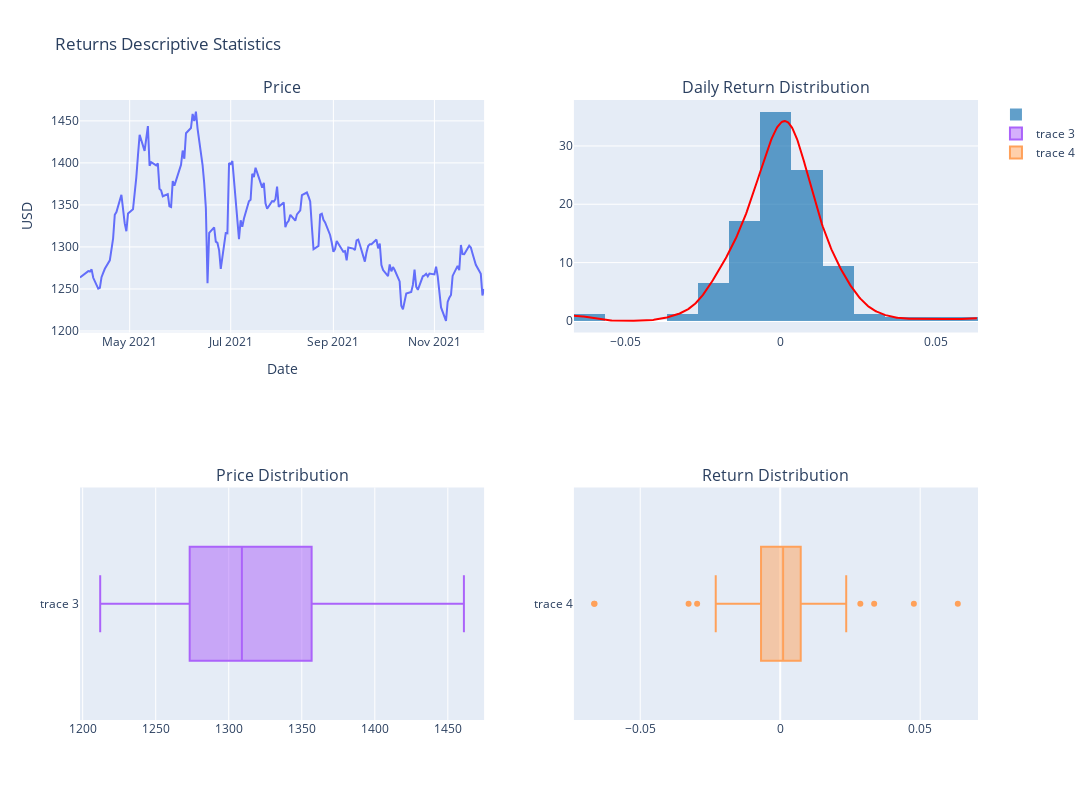

The code cell stored with this chart in its notebook:
### Markdown cell above
### 1.2 Descriptive Statistics

### Code cell
df_sorted = df_soy_6m_clean.sort_values('date')
fig = make_subplots(rows=2, cols=2, subplot_titles=["Price", "Daily Return Distribution", 'Price Distribution', 'Return Distribution'])

dist = ff.create_distplot([df_soy_6m_clean['pct_t-1'].values.tolist()], [''], bin_size=.01).data[1]
hist = ff.create_distplot([df_soy_6m_clean['pct_t-1'].values.tolist()], [''], bin_size=.01).data[0]
price = px.line(x=df_soy_6m_clean.value, y=df_soy_6m_clean.index)
price = px.line(y=df_sorted.value, x=df_sorted.date, title='Bean Price', labels=dict(x='Date', y='USD')).data[0]
# dist.update_layout(width=700, height=700)

fig.add_trace(go.Scatter(dist, line=dict(color='red')), row=1, col=2)
fig.add_trace(hist, row=1, col=2)
fig.add_trace(go.Scatter(price), row=1,col=1)
fig.add_trace(go.Box(x=df_sorted.value), row=2,col=1)
fig.add_trace(go.Box(x=df_sorted['pct_t-1']), row=2,col=2)

fig['layout'].update(height=800, width=1500, title='Returns Descriptive Statistics')

fig.update_xaxes(title_text="Date", row=1, col=1)
fig.update_yaxes(title_text="USD", row=1, col=1)

fig.update_xaxes(tickmode='array', row=1, col=2)

# fig.update_xaxes(ticktext =[f'{i:.4f} %' for i in range(-7,7 , 1)], tickvals =[i/100 for i in range(-7,7 , 1)], row=1, col=2)

# fig.add_trace(dist, row=1, col=1)
fig.show()

### Figure 1 — Plotly figure (JSON) as saved in the notebook; plotly's stock layout.template omitted (floating-point values rounded to 4 significant figures; data arrays with more than 128 entries replaced by an {"elided": "..."} marker saying what was removed)
{"data": [{"legendgroup": "", "line": {"color": "red"}, "marker": {"color": "rgb(31, 119, 180)"}, "mode": "lines", "name": "", "showlegend": false, "type": "scatter", "x": {"elided": "500 float values"}, "xaxis": "x2", "y": {"elided": "500 float values"}, "yaxis": "y2"}, {"autobinx": false, "histnorm": "probability density", "legendgroup": "", "marker": {"color": "rgb(31, 119, 180)"}, "name": "", "opacity": 0.7, "type": "histogram", "x": {"elided": "170 float values"}, "xaxis": "x2", "xbins": {"end": 0.06344, "size": 0.01, "start": -0.06648}, "yaxis": "y2"}, {"hovertemplate": "Date=%{x}<br>USD=%{y}<extra></extra>", "legendgroup": "", "line": {"color": "#636efa", "dash": "solid"}, "marker": {"symbol": "circle"}, "mode": "lines", "name": "", "orientation": "v", "showlegend": false, "type": "scatter", "x": {"elided": "170 str values"}, "xaxis": "x", "y": {"elided": "170 float values"}, "yaxis": "y"}, {"type": "box", "x": {"elided": "170 float values"}, "xaxis": "x3", "yaxis": "y3"}, {"type": "box", "x": {"elided": "170 float values"}, "xaxis": "x4", "yaxis": "y4"}], "layout": {"annotations": [{"font": {"size": 16}, "showarrow": false, "text": "Price", "x": 0.225, "xanchor": "center", "xref": "paper", "y": 1, "yanchor": "bottom", "yref": "paper"}, {"font": {"size": 16}, "showarrow": false, "text": "Daily Return Distribution", "x": 0.775, "xanchor": "center", "xref": "paper", "y": 1, "yanchor": "bottom", "yref": "paper"}, {"font": {"size": 16}, "showarrow": false, "text": "Price Distribution", "x": 0.225, "xanchor": "center", "xref": "paper", "y": 0.375, "yanchor": "bottom", "yref": "paper"}, {"font": {"size": 16}, "showarrow": false, "text": "Return Distribution", "x": 0.775, "xanchor": "center", "xref": "paper", "y": 0.375, "yanchor": "bottom", "yref": "paper"}], "height": 800, "title": {"text": "Returns Descriptive Statistics"}, "width": 1500, "xaxis": {"anchor": "y", "domain": [0, 0.45], "title": {"text": "Date"}}, "xaxis2": {"anchor": "y2", "domain": [0.55, 1], "tickmode": "array"}, "xaxis3": {"anchor": "y3", "domain": [0, 0.45]}, "xaxis4": {"anchor": "y4", "domain": [0.55, 1]}, "yaxis": {"anchor": "x", "domain": [0.625, 1], "title": {"text": "USD"}}, "yaxis2": {"anchor": "x2", "domain": [0.625, 1]}, "yaxis3": {"anchor": "x3", "domain": [0, 0.375]}, "yaxis4": {"anchor": "x4", "domain": [0, 0.375]}}}
